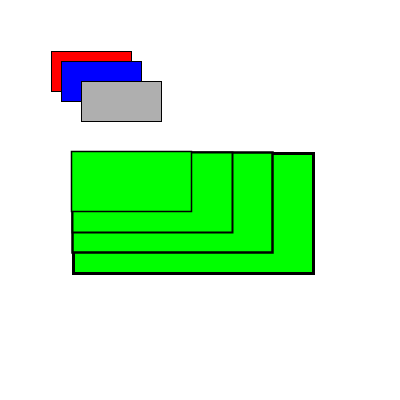
Frame 1 (no input)
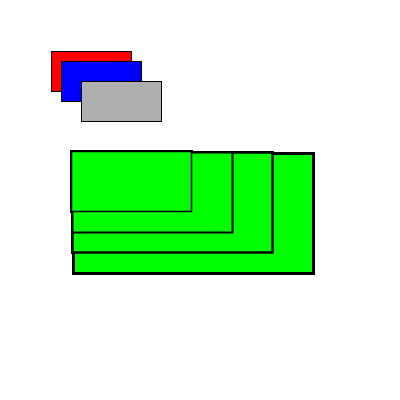
Frame 60 (the mouse pressed at the canvas centre just before this capture)
Frame 120 (the mouse held since frame 60 and released just before this capture): identical to frame 60, image omitted

The Processing sketch that drew these frames (run headless with seeded random() and noise(); from frame 60 on, the mouse is pressed at the canvas centre):

// Processing sketch: exercise_4
// ── exercise_4.pde
void setup() {
  size(400,400); 
  background(255);
}

void draw() {
  smooth();
  translate(50, 50);
  // rect 1
  fill(255,0,0); // red
  rect(1,1,80,40);
  
  pushMatrix();
  translate(20, 100);
  for (float i = 3; i >= 1.5; i-=0.5) {
    pushMatrix();
    scale(i);
    // rect 2
    fill(0,255,0); // green
    rect(1,1,80,40);
    popMatrix();
  }
  popMatrix();
  
  translate(10, 10);
  // rect 3
  fill(0,0,255); // blue
  rect(1,1,80,40);
  
  translate(20, 20);
  // rect 4
  fill(175); // gray
  rect(1,1,80,40);
  
}
